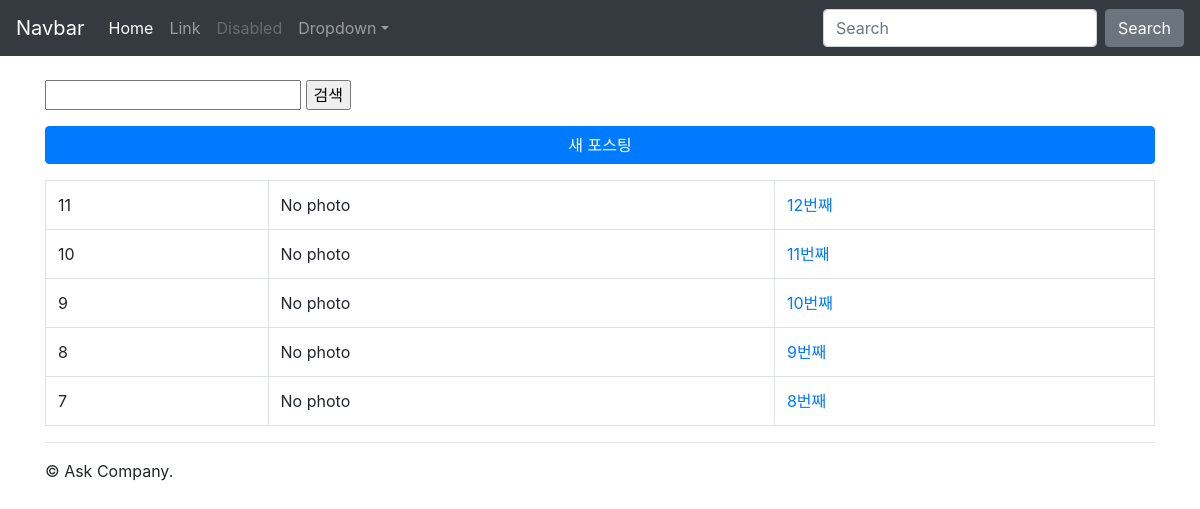
Page /instagram/ on the earlier database version.
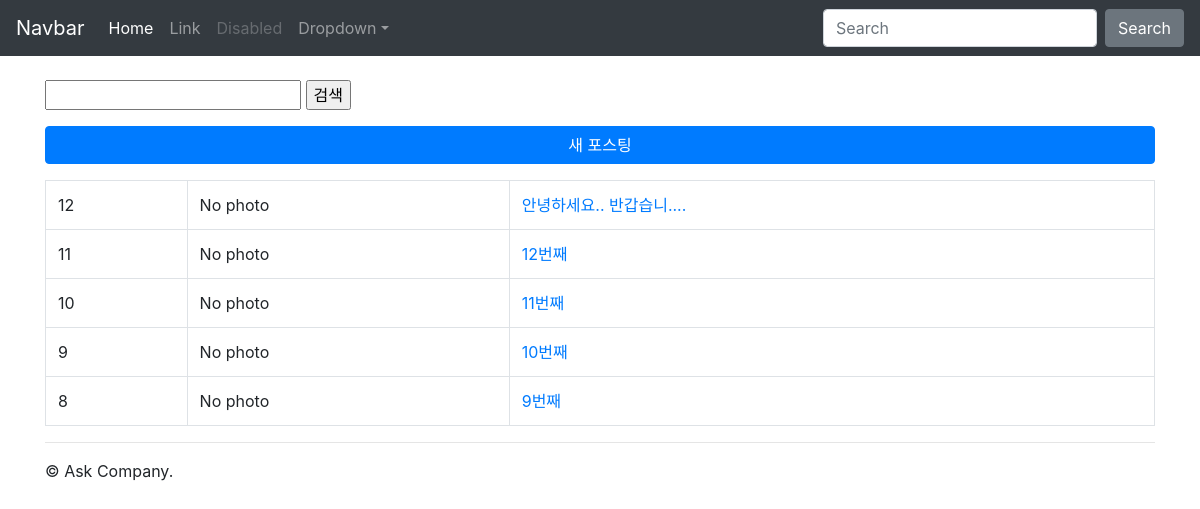
Same page on the later database version.
### instagram/models.py (models this page shows, shortened)
class Post(models.Model):
    author = models.ForeignKey(settings.AUTH_USER_MODEL, on_delete=CASCADE, related_name="instagram_post_set")
    message = models.TextField(
        validators=[MinLengthValidator(10)]
    )
    photo = models.ImageField(blank=True, upload_to='instagram/post/images/%Y/%m/%d/')
    tag_set = models.ManyToManyField('Tag', blank=True)
    is_public = models.BooleanField(default=False, verbose_name='공개여부')
    created_at = models.DateTimeField(auto_now_add=True)
    updated_at = models.DateTimeField(auto_now=True)
    class Meta:
        ordering = ['-id']
    def get_absolute_url(self):
         return reverse('instagram:post_detail', args=[self.pk])
    def message_length(self):
        return len(self.message)
    message_length.short_description = "메시지 글자수"

### instagram/templates/instagram/post_list.html (shortened to what this page needs)
{% extends "instagram/layout.html" %}
{% load bootstrap4 %}
{% block content %}
    <form action="" method="get">
        <input type="text" name="q" value="{{ q }}">
        <input type="submit" value="검색"/>
    </form>
    <a href="{% url 'instagram:post_new' %}" class="btn btn-primary btn-block mt-3 mb-3">새 포스팅</a>
    <table class='table table-bordered table-hover'>
        <tbody>
            {% for post in post_list %}
            <tr>
                <td>
                    {{ post.pk }}
                </td>
                <td>
                    {% if post.photo %}
                        <img src="{{ post.photo.url }}" alt="" style="width:100px;">
                    {% else %}
                        No photo
                    {% endif %}
                </td>
                <td>
                    <a href="{{ post.get_absolute_url }}">
                        {{ post.message }}
                    </a>
                </td>
            </tr>
            {% endfor %}
            </tbody>
    </table>
{% endblock content %}

### instagram/templates/instagram/layout.html (shortened to what this page needs)
{% load static %}
<!DOCTYPE html>
<html lang="en">
<head>
    <link rel="stylesheet" href="{% static 'bootstrap-4.6.1-dist/css/bootstrap.css' %}">
</head>
<body>
    <nav class="navbar navbar-expand-md navbar-dark bg-dark fixed-top ">
      <a class="navbar-brand" href="#">Navbar</a>
      <div class="collapse navbar-collapse" id="navbarsExampleDefault">
        <ul class="navbar-nav mr-auto">
          <li class="nav-item active">
            <a class="nav-link" href="#">Home <span class="sr-only">(current)</span></a>
          </li>
          <li class="nav-item">
            <a class="nav-link" href="#">Link</a>
          </li>
          <li class="nav-item">
            <a class="nav-link disabled">Disabled</a>
          </li>
          <li class="nav-item dropdown">
            <a class="nav-link dropdown-toggle" href="#" id="dropdown01" data-toggle="dropdown" aria-expanded="false">Dropdown</a>
          </li>
        </ul>
        <form class="form-inline my-2 my-lg-0">
          <input class="form-control mr-sm-2" type="text" placeholder="Search" aria-label="Search">
          <button class="btn btn-secondary my-2 my-sm-0" type="submit">Search</button>
        </form>
      </div>
    </nav>
    <div class="container">
        <div class="row">
            <div class="col-sm-12">
                {% block content %}
                {% endblock content %}
                <hr>
                &copy; Ask Company.
            </div>
        </div>
    </div>
</body>
</html>

### instagram/templates/instagram/layout.html (style rules this page uses)
body { padding-top: 5rem; padding-bottom: 2rem; }

Differences in the rows shown:
no longer on this page (row unchanged): Post: pk "7", photo "No photo", message "8번째"
added Post: pk "12", photo "No photo", message "안녕하세요.. 반갑습니...."
